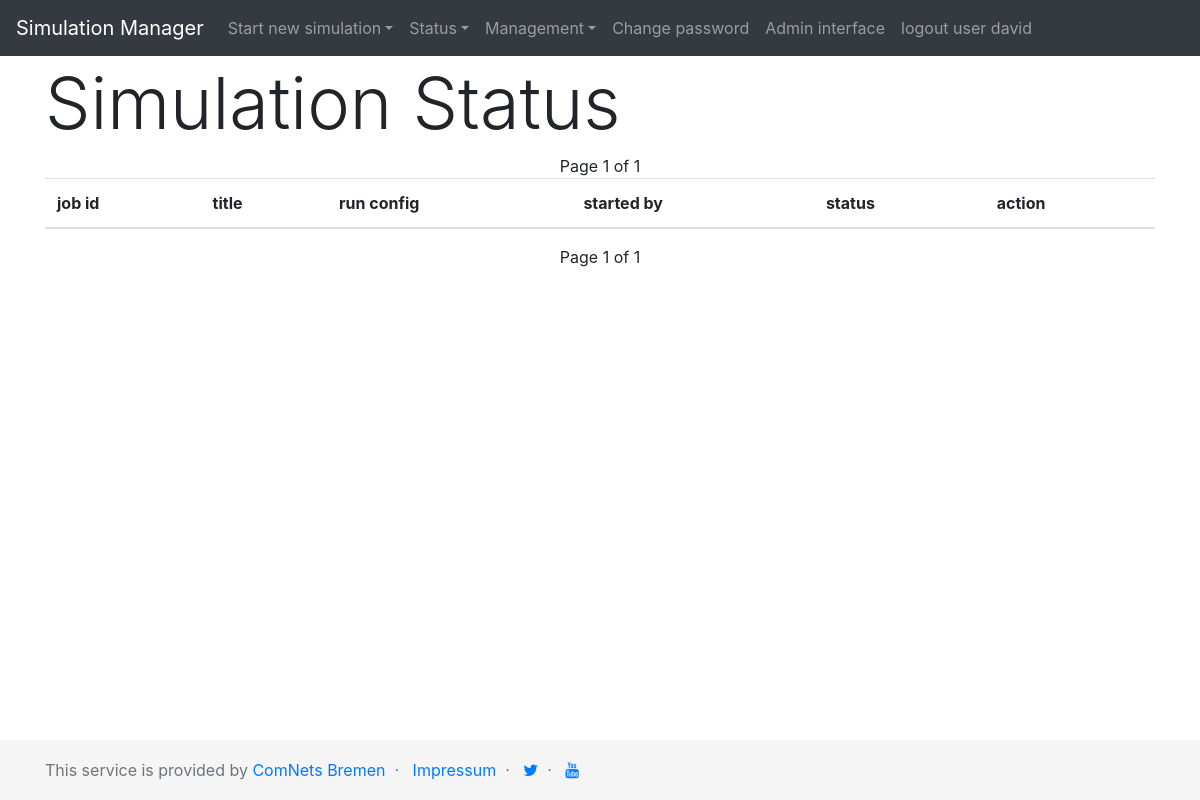
Page /omnetppManager/job_status/ (signed in) on the earlier database version.
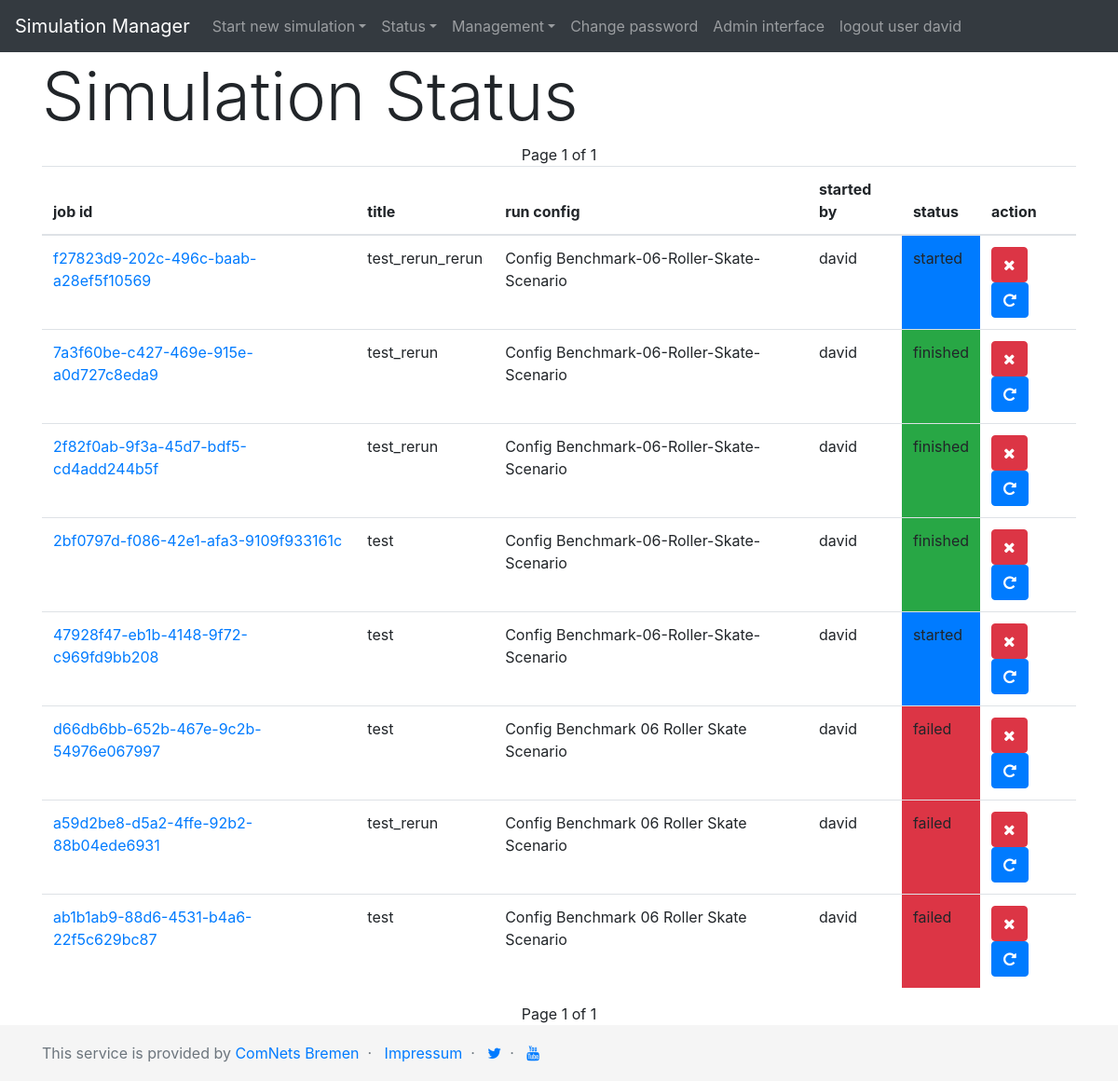
Same page on the later database version.
### omnetppManager/models.py (models this page shows, shortened)
class Simulation(models.Model):
    class Meta:
        ordering = ["-pk",]
    class Status(models.IntegerChoices):
        QUEUED      = 1, _("queued")
        FINISHED    = 2, _("finished")
        FAILED      = 3, _("failed")
        STARTED     = 4, _("started")
        DEFERRED    = 5, _("deferred")
        SCHEDULED   = 6, _("scheduled")
        UNKNOWN     = 7, _("unknown")
        ABORTED     = 8, _("aborted")
    class TerminateReason(models.IntegerChoices):
        NOT_TERMINATED      = 1, _("Simulation not terminated")
        TERMINATED_USER     = 2, _("Terminated by user")
        TERMINATED_EVENTS   = 3, _("Terminated by system: Exceeded events.")
        TERMINATED_CPU      = 4, _("Terminated by system: Exceeded CPU.")
        TERMINATED_RAM      = 5, _("Terminated by system: Exceeded RAM.")
        TERMINATED_DISK     = 6, _("Terminated by system: Exceeded Disk space.")
    user = models.ForeignKey(
            settings.AUTH_USER_MODEL,
            on_delete=models.CASCADE,
            )
    title           = models.CharField(max_length=100)
    omnetppini      = models.TextField()
    runconfig       = models.CharField(max_length=100)
    summarizing_precision = models.FloatField(default=100)
    simulation_id   = models.UUIDField(
            editable=False,
            default = uuid.uuid4
            )
    status = models.IntegerField(choices=Status.choices, default=Status.UNKNOWN)
    terminated = models.IntegerField(choices = TerminateReason.choices, default = TerminateReason.NOT_TERMINATED)
    simulation_error = models.TextField(default=None, blank=True, null=True)
    job_error = models.TextField(default=None, blank=True, null=True)
    handled_by = models.CharField(max_length=100, default=None, blank=True, null=True)
    notification_mail_address = models.EmailField(default=None, blank=True, null=True)
    storage_backend = models.ForeignKey(StorageBackend, on_delete=models.SET_NULL, null=True, default=None)
    shared_link = models.CharField(max_length=250, default="")
    meta_full = models.TextField(default=None, blank=True, null=True)
    simulation_timeout = models.IntegerField(default=0)
    simulation_enqueue_time = models.DateTimeField(auto_now_add=True)
    simulation_start_time = models.DateTimeField(null=True, default=None)
    simulation_last_update_time = models.DateTimeField(null=True, default=None)
    simulation_state_times = models.TextField(default=None, blank=True, null=True)
    simulation_is_debug_sim = models.BooleanField(
            default=False,
            help_text="Is this a debug simulation? If yes -> ignore for comparison.",
            )
    def get_absolute_url(self):
        return reverse('job-details', kwargs={
            'pk' : self.pk
            })
    def is_finished(self):
        return self.status == self.Status.FINISHED
    def is_failed(self):
        return self.status == self.Status.FAILED
    def is_started(self):
        return self.status == self.Status.STARTED

### omnetppManager/views.py (the view)
# urls.py: path('job_status/', views.job_status, name="omnetppManager_job_status"),
@login_required
def job_status(request):
    simulations = Simulation.objects.all()
    paginator = Paginator(simulations, 25) # 25 items per page
    page_number = request.GET.get('page')
    page_obj = paginator.get_page(page_number)
    return render(request, "omnetppManager/job_status_page.html",
            {
                "jobs" : page_obj,
                "title" : "Job status",
            })

### omnetppManager/processors.py (called while the page is built)
def get_general(request):
    return {
            "manager_general" : {
                "base_title" : settings.DEFAULT_MAIN_TITLE,
                }
            }

### omnetppManager/templates/omnetppManager/job_status_page.html (shortened to what this page needs)
{% extends "base_generic.html" %}
{% block content %}
<h1 class="display-3">Simulation Status</h1>
<div class="d-flex justify-content-center">
            Page {{ jobs.number }} of {{ jobs.paginator.num_pages }}
</div>
<table class="table">
    <thead>
        <tr>
        <th scope="col">job id</th>
        <th scope="col">title</th>
        <th scope="col">run config</th>
        <th scope="col">started by</th>
        <th scope="col">status</th>
        <th scope="col">action</th>
        </tr>
    </thead>
    <tbody>
        {% for job in jobs %}
        <tr>
            <td><a href="{{ job.get_absolute_url }}">{{job.simulation_id}}</a></td>
            <td>{{job.title}}</td>
            <td>{{job.runconfig}}</td>
            <td>{{job.user}}</td>
            <td class="{% if job.is_finished %}bg-success{% elif job.is_failed %}bg-danger{% elif job.is_started %}bg-primary{% elif job.is_aborted %}bg-warning{% endif %}">{{job.get_status_display}}</td>
            <td>
                <form action="{% url 'job-kill' pk=job.id %}" method="post" style="display: inline;">
                    <button type="submit" class="btn btn-danger" aria-label="Kill Simulation">
                        <i class="fa fa-times" aria-hidden="true"></i>
                    </button>
                </form>
                <a href="{% url 'omnetppManager_rerun_sim' pk=job.id %}" class="btn btn-primary" aria-label="Restart Simulation">
                    <i class="fa fa-repeat" aria-hidden="true"></i>
                </a>
            </td>
        </tr>
        {% endfor %}
    </tbody>
</table>
<div class="d-flex justify-content-center">
            Page {{ jobs.number }} of {{ jobs.paginator.num_pages }}
</div>
{% endblock %}

Differences in the rows shown:
added Simulation: simulation_id "f27823d9-202c-496c-baab-a28ef5f10569", title "test_rerun_rerun", runconfig "Config Benchmark-06-Roller-Skate-Scenario", user "david", status "started"
added Simulation: simulation_id "7a3f60be-c427-469e-915e-a0d727c8eda9", title "test_rerun", runconfig "Config Benchmark-06-Roller-Skate-Scenario", user "david", status "finished"
added Simulation: simulation_id "2f82f0ab-9f3a-45d7-bdf5-cd4add244b5f", title "test_rerun", runconfig "Config Benchmark-06-Roller-Skate-Scenario", user "david", status "finished"
added Simulation: simulation_id "2bf0797d-f086-42e1-afa3-9109f933161c", title "test", runconfig "Config Benchmark-06-Roller-Skate-Scenario", user "david", status "finished"
added Simulation: simulation_id "47928f47-eb1b-4148-9f72-c969fd9bb208", title "test", runconfig "Config Benchmark-06-Roller-Skate-Scenario", user "david", status "started"
added Simulation: simulation_id "d66db6bb-652b-467e-9c2b-54976e067997", title "test", runconfig "Config Benchmark 06 Roller Skate Scenario", user "david", status "failed"
added Simulation: simulation_id "a59d2be8-d5a2-4ffe-92b2-88b04ede6931", title "test_rerun", runconfig "Config Benchmark 06 Roller Skate Scenario", user "david", status "failed"
added Simulation: simulation_id "ab1b1ab9-88d6-4531-b4a6-22f5c629bc87", title "test", runconfig "Config Benchmark 06 Roller Skate Scenario", user "david", status "failed"
